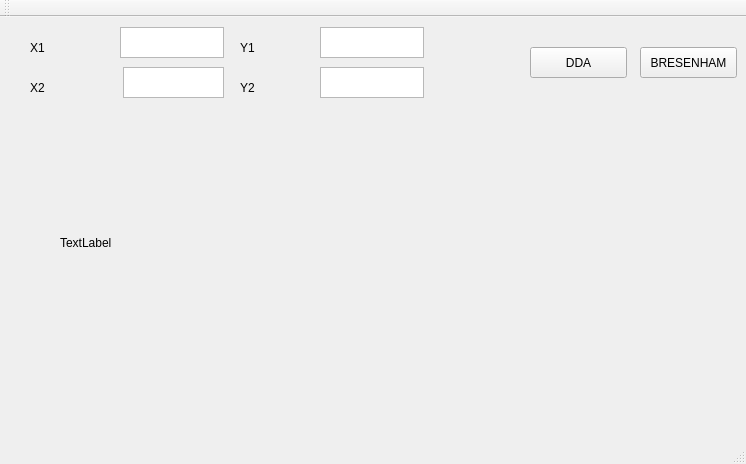
<?xml version="1.0" encoding="UTF-8"?>
<ui version="4.0">
 <class>MainWindow</class>
 <widget class="QMainWindow" name="MainWindow">
  <property name="geometry">
   <rect>
    <x>0</x>
    <y>0</y>
    <width>746</width>
    <height>464</height>
   </rect>
  </property>
  <property name="windowTitle">
   <string>MainWindow</string>
  </property>
  <widget class="QWidget" name="centralWidget">
   <widget class="QLabel" name="label">
    <property name="geometry">
     <rect>
      <x>30</x>
      <y>20</y>
      <width>65</width>
      <height>21</height>
     </rect>
    </property>
    <property name="text">
     <string>X1</string>
    </property>
   </widget>
   <widget class="QLabel" name="label_2">
    <property name="geometry">
     <rect>
      <x>240</x>
      <y>20</y>
      <width>65</width>
      <height>21</height>
     </rect>
    </property>
    <property name="text">
     <string>Y1</string>
    </property>
   </widget>
   <widget class="QLabel" name="label_3">
    <property name="geometry">
     <rect>
      <x>30</x>
      <y>60</y>
      <width>65</width>
      <height>21</height>
     </rect>
    </property>
    <property name="text">
     <string>X2</string>
    </property>
   </widget>
   <widget class="QLabel" name="label_4">
    <property name="geometry">
     <rect>
      <x>240</x>
      <y>60</y>
      <width>65</width>
      <height>21</height>
     </rect>
    </property>
    <property name="text">
     <string>Y2</string>
    </property>
   </widget>
   <widget class="QPushButton" name="pushButton">
    <property name="geometry">
     <rect>
      <x>530</x>
      <y>30</y>
      <width>97</width>
      <height>31</height>
     </rect>
    </property>
    <property name="text">
     <string>DDA</string>
    </property>
   </widget>
   <widget class="QPlainTextEdit" name="plainTextEdit">
    <property name="geometry">
     <rect>
      <x>320</x>
      <y>10</y>
      <width>104</width>
      <height>31</height>
     </rect>
    </property>
   </widget>
   <widget class="QPlainTextEdit" name="plainTextEdit_2">
    <property name="geometry">
     <rect>
      <x>320</x>
      <y>50</y>
      <width>104</width>
      <height>31</height>
     </rect>
    </property>
   </widget>
   <widget class="QPlainTextEdit" name="plainTextEdit_3">
    <property name="geometry">
     <rect>
      <x>120</x>
      <y>10</y>
      <width>104</width>
      <height>31</height>
     </rect>
    </property>
   </widget>
   <widget class="QLabel" name="label_5">
    <property name="geometry">
     <rect>
      <x>60</x>
      <y>110</y>
      <width>611</width>
      <height>231</height>
     </rect>
    </property>
    <property name="text">
     <string>TextLabel</string>
    </property>
   </widget>
   <widget class="QPushButton" name="pushButton_2">
    <property name="geometry">
     <rect>
      <x>640</x>
      <y>30</y>
      <width>97</width>
      <height>31</height>
     </rect>
    </property>
    <property name="text">
     <string>BRESENHAM</string>
    </property>
   </widget>
   <widget class="QPlainTextEdit" name="plainTextEdit_4">
    <property name="geometry">
     <rect>
      <x>123</x>
      <y>50</y>
      <width>101</width>
      <height>31</height>
     </rect>
    </property>
   </widget>
  </widget>
  <widget class="QMenuBar" name="menuBar">
   <property name="geometry">
    <rect>
     <x>0</x>
     <y>0</y>
     <width>746</width>
     <height>21</height>
    </rect>
   </property>
  </widget>
  <widget class="QToolBar" name="mainToolBar">
   <attribute name="toolBarArea">
    <enum>TopToolBarArea</enum>
   </attribute>
   <attribute name="toolBarBreak">
    <bool>false</bool>
   </attribute>
  </widget>
  <widget class="QStatusBar" name="statusBar"/>
 </widget>
 <layoutdefault spacing="6" margin="11"/>
 <resources/>
 <connections/>
</ui>
